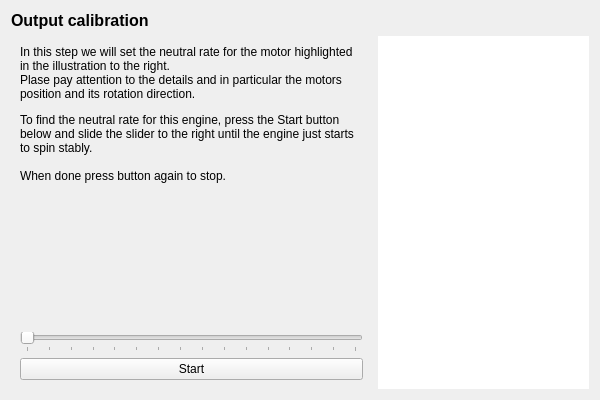
<?xml version="1.0" encoding="UTF-8"?>
<ui version="4.0">
 <class>OutputCalibrationPage</class>
 <widget class="QWizardPage" name="OutputCalibrationPage">
  <property name="geometry">
   <rect>
    <x>0</x>
    <y>0</y>
    <width>600</width>
    <height>400</height>
   </rect>
  </property>
  <property name="windowTitle">
   <string>WizardPage</string>
  </property>
  <layout class="QGridLayout" name="gridLayout">
   <item row="0" column="0">
    <widget class="QLabel" name="label_2">
     <property name="font">
      <font>
       <pointsize>12</pointsize>
       <weight>75</weight>
       <bold>true</bold>
      </font>
     </property>
     <property name="text">
      <string>Output calibration</string>
     </property>
     <property name="alignment">
      <set>Qt::AlignLeading|Qt::AlignLeft|Qt::AlignVCenter</set>
     </property>
    </widget>
   </item>
   <item row="1" column="0">
    <widget class="QStackedWidget" name="calibrationStack">
     <property name="currentIndex">
      <number>1</number>
     </property>
     <widget class="QWidget" name="intro">
      <layout class="QVBoxLayout" name="verticalLayout_3">
       <item>
        <widget class="QLabel" name="label_3">
         <property name="text">
          <string>&lt;!DOCTYPE HTML PUBLIC &quot;-//W3C//DTD HTML 4.0//EN&quot; &quot;http://www.w3.org/TR/REC-html40/strict.dtd&quot;&gt;
&lt;html&gt;&lt;head&gt;&lt;meta name=&quot;qrichtext&quot; content=&quot;1&quot; /&gt;&lt;style type=&quot;text/css&quot;&gt;
p, li { white-space: pre-wrap; }
&lt;/style&gt;&lt;/head&gt;&lt;body style=&quot; font-family:'MS Shell Dlg 2'; font-size:8pt; font-weight:400; font-style:normal;&quot;&gt;
&lt;p style=&quot; margin-top:12px; margin-bottom:12px; margin-left:0px; margin-right:0px; -qt-block-indent:0; text-indent:0px;&quot;&gt;&lt;span style=&quot; font-family:'Lucida Grande'; font-size:10pt;&quot;&gt;It is now time to calibrate the output levels for the signals controlling your vehicle. &lt;/span&gt;&lt;/p&gt;
&lt;p align=&quot;center&quot; style=&quot; margin-top:12px; margin-bottom:12px; margin-left:0px; margin-right:0px; -qt-block-indent:0; text-indent:0px;&quot;&gt;&lt;span style=&quot; font-family:'Lucida Grande'; font-size:10pt; font-weight:600; color:#ff0000;&quot;&gt;VERY IMPORTANT!&lt;/span&gt;&lt;span style=&quot; font-family:'Lucida Grande'; font-size:10pt;&quot;&gt;&lt;br /&gt;&lt;/span&gt;&lt;span style=&quot; font-family:'Lucida Grande'; font-size:10pt; font-weight:600; color:#ff0000;&quot;&gt;REMOVE ALL PROPELLERS FROM THE VEHICLE BEFORE PROCEEDING!&lt;/span&gt;&lt;/p&gt;
&lt;p style=&quot; margin-top:0px; margin-bottom:0px; margin-left:0px; margin-right:0px; -qt-block-indent:0; text-indent:0px;&quot;&gt;&lt;span style=&quot; font-family:'Lucida Grande'; font-size:10pt;&quot;&gt;Connect all components according to the illustration on the summary page, and provide power using an external power supply such as a battery before continuing.&lt;/span&gt;&lt;/p&gt;
&lt;p style=&quot;-qt-paragraph-type:empty; margin-top:0px; margin-bottom:0px; margin-left:0px; margin-right:0px; -qt-block-indent:0; text-indent:0px; font-family:'Lucida Grande'; font-size:10pt;&quot;&gt;&lt;br /&gt;&lt;/p&gt;
&lt;p style=&quot; margin-top:0px; margin-bottom:0px; margin-left:0px; margin-right:0px; -qt-block-indent:0; text-indent:0px;&quot;&gt;&lt;span style=&quot; font-family:'Lucida Grande'; font-size:10pt;&quot;&gt;Depending on what vehicle you have selected, both the motors controlled by ESCs and/or servos controlled directly by the OpenPilot controller may have to be calibrated. The following steps will guide you safely through this process. &lt;/span&gt;&lt;/p&gt;&lt;/body&gt;&lt;/html&gt;</string>
         </property>
         <property name="alignment">
          <set>Qt::AlignLeading|Qt::AlignLeft|Qt::AlignTop</set>
         </property>
         <property name="wordWrap">
          <bool>true</bool>
         </property>
        </widget>
       </item>
      </layout>
     </widget>
     <widget class="QWidget" name="motorNeutral">
      <layout class="QVBoxLayout" name="verticalLayout_4">
       <item>
        <widget class="QLabel" name="label_4">
         <property name="text">
          <string>&lt;html&gt;&lt;head/&gt;&lt;body&gt;&lt;p&gt;In this step we will set the neutral rate for the motor highlighted in the illustration to the right. &lt;br/&gt;Plase pay attention to the details and in particular the motors position and its rotation direction.&lt;/p&gt;&lt;p&gt;To find the neutral rate for this engine, press the Start button below and slide the slider to the right until the engine just starts to spin stably. &lt;br/&gt;&lt;br/&gt;When done press button again to stop.&lt;/p&gt;&lt;/body&gt;&lt;/html&gt;</string>
         </property>
         <property name="alignment">
          <set>Qt::AlignLeading|Qt::AlignLeft|Qt::AlignTop</set>
         </property>
         <property name="wordWrap">
          <bool>true</bool>
         </property>
        </widget>
       </item>
       <item>
        <widget class="QSlider" name="motorNeutralSlider">
         <property name="enabled">
          <bool>false</bool>
         </property>
         <property name="minimum">
          <number>1000</number>
         </property>
         <property name="maximum">
          <number>1300</number>
         </property>
         <property name="singleStep">
          <number>10</number>
         </property>
         <property name="pageStep">
          <number>20</number>
         </property>
         <property name="orientation">
          <enum>Qt::Horizontal</enum>
         </property>
         <property name="invertedAppearance">
          <bool>false</bool>
         </property>
         <property name="tickPosition">
          <enum>QSlider::TicksBelow</enum>
         </property>
         <property name="tickInterval">
          <number>20</number>
         </property>
        </widget>
       </item>
       <item>
        <widget class="QPushButton" name="motorNeutralButton">
         <property name="text">
          <string>Start</string>
         </property>
         <property name="checkable">
          <bool>true</bool>
         </property>
         <property name="checked">
          <bool>false</bool>
         </property>
        </widget>
       </item>
      </layout>
     </widget>
     <widget class="QWidget" name="servoNeutral">
      <layout class="QVBoxLayout" name="verticalLayout_5">
       <item>
        <widget class="QLabel" name="label_6">
         <property name="text">
          <string>&lt;html&gt;&lt;head/&gt;&lt;body&gt;&lt;p&gt;This step calibrates the center position of the servo. To set the center position for this servo, press the Start button below and slide the slider to center the servo. &lt;/p&gt;&lt;p&gt;When done press button again to stop.&lt;/p&gt;&lt;/body&gt;&lt;/html&gt;</string>
         </property>
         <property name="alignment">
          <set>Qt::AlignLeading|Qt::AlignLeft|Qt::AlignTop</set>
         </property>
         <property name="wordWrap">
          <bool>true</bool>
         </property>
        </widget>
       </item>
       <item>
        <widget class="QSlider" name="servoCenterSlider">
         <property name="enabled">
          <bool>false</bool>
         </property>
         <property name="minimum">
          <number>1000</number>
         </property>
         <property name="maximum">
          <number>2000</number>
         </property>
         <property name="singleStep">
          <number>10</number>
         </property>
         <property name="pageStep">
          <number>20</number>
         </property>
         <property name="value">
          <number>1500</number>
         </property>
         <property name="tracking">
          <bool>true</bool>
         </property>
         <property name="orientation">
          <enum>Qt::Horizontal</enum>
         </property>
         <property name="invertedAppearance">
          <bool>false</bool>
         </property>
         <property name="invertedControls">
          <bool>false</bool>
         </property>
         <property name="tickPosition">
          <enum>QSlider::TicksBelow</enum>
         </property>
         <property name="tickInterval">
          <number>40</number>
         </property>
        </widget>
       </item>
       <item>
        <widget class="QPushButton" name="servoCenterButton">
         <property name="text">
          <string>Start</string>
         </property>
         <property name="checkable">
          <bool>true</bool>
         </property>
         <property name="checked">
          <bool>false</bool>
         </property>
        </widget>
       </item>
      </layout>
     </widget>
     <widget class="QWidget" name="servoMinMax">
      <layout class="QVBoxLayout" name="verticalLayout">
       <item>
        <widget class="QLabel" name="label_7">
         <property name="text">
          <string>&lt;html&gt;&lt;head/&gt;&lt;body&gt;&lt;p&gt;To save the servo and other hardware from damage we have to set the max and min angles for the servo. &lt;/p&gt;&lt;p&gt;To set the minimum angle for the servo, press the Start button below and select the top slider and slide it to the left until min angle is reached.&lt;/p&gt;&lt;p&gt;When done press button again to stop.&lt;/p&gt;&lt;/body&gt;&lt;/html&gt;</string>
         </property>
         <property name="alignment">
          <set>Qt::AlignLeading|Qt::AlignLeft|Qt::AlignTop</set>
         </property>
         <property name="wordWrap">
          <bool>true</bool>
         </property>
        </widget>
       </item>
       <item>
        <widget class="QSlider" name="servoMinAngleSlider">
         <property name="enabled">
          <bool>false</bool>
         </property>
         <property name="minimum">
          <number>1000</number>
         </property>
         <property name="maximum">
          <number>1500</number>
         </property>
         <property name="singleStep">
          <number>10</number>
         </property>
         <property name="pageStep">
          <number>20</number>
         </property>
         <property name="value">
          <number>1500</number>
         </property>
         <property name="tracking">
          <bool>true</bool>
         </property>
         <property name="orientation">
          <enum>Qt::Horizontal</enum>
         </property>
         <property name="invertedAppearance">
          <bool>false</bool>
         </property>
         <property name="invertedControls">
          <bool>false</bool>
         </property>
         <property name="tickPosition">
          <enum>QSlider::TicksBelow</enum>
         </property>
         <property name="tickInterval">
          <number>40</number>
         </property>
        </widget>
       </item>
       <item>
        <widget class="QPushButton" name="servoMinAngleButton">
         <property name="text">
          <string>Start</string>
         </property>
         <property name="checkable">
          <bool>true</bool>
         </property>
         <property name="checked">
          <bool>false</bool>
         </property>
        </widget>
       </item>
      </layout>
     </widget>
     <widget class="QWidget" name="page">
      <layout class="QVBoxLayout" name="verticalLayout_2">
       <item>
        <widget class="QLabel" name="label_8">
         <property name="text">
          <string>&lt;html&gt;&lt;head/&gt;&lt;body&gt;&lt;p&gt;To set the maximum angle for the servo, press the Start button below and select the top slider and slide it to the right until max angle is reached.&lt;/p&gt;&lt;p&gt;When done press button again to stop.&lt;/p&gt;&lt;/body&gt;&lt;/html&gt;</string>
         </property>
         <property name="alignment">
          <set>Qt::AlignLeading|Qt::AlignLeft|Qt::AlignTop</set>
         </property>
         <property name="wordWrap">
          <bool>true</bool>
         </property>
        </widget>
       </item>
       <item>
        <widget class="QSlider" name="servoMaxAngleSlider">
         <property name="enabled">
          <bool>false</bool>
         </property>
         <property name="minimum">
          <number>1500</number>
         </property>
         <property name="maximum">
          <number>2000</number>
         </property>
         <property name="singleStep">
          <number>10</number>
         </property>
         <property name="pageStep">
          <number>20</number>
         </property>
         <property name="value">
          <number>1500</number>
         </property>
         <property name="tracking">
          <bool>true</bool>
         </property>
         <property name="orientation">
          <enum>Qt::Horizontal</enum>
         </property>
         <property name="invertedAppearance">
          <bool>false</bool>
         </property>
         <property name="invertedControls">
          <bool>false</bool>
         </property>
         <property name="tickPosition">
          <enum>QSlider::TicksBelow</enum>
         </property>
         <property name="tickInterval">
          <number>40</number>
         </property>
        </widget>
       </item>
       <item>
        <widget class="QPushButton" name="servoMaxAngleButton">
         <property name="text">
          <string>Start</string>
         </property>
         <property name="checkable">
          <bool>true</bool>
         </property>
         <property name="checked">
          <bool>false</bool>
         </property>
        </widget>
       </item>
      </layout>
     </widget>
    </widget>
   </item>
   <item row="1" column="1">
    <widget class="QGraphicsView" name="vehicleView">
     <property name="sizePolicy">
      <sizepolicy hsizetype="Minimum" vsizetype="Minimum">
       <horstretch>0</horstretch>
       <verstretch>0</verstretch>
      </sizepolicy>
     </property>
     <property name="minimumSize">
      <size>
       <width>200</width>
       <height>200</height>
      </size>
     </property>
     <property name="frameShape">
      <enum>QFrame::NoFrame</enum>
     </property>
    </widget>
   </item>
  </layout>
 </widget>
 <resources/>
 <connections>
  <connection>
   <sender>motorNeutralButton</sender>
   <signal>toggled(bool)</signal>
   <receiver>motorNeutralSlider</receiver>
   <slot>setEnabled(bool)</slot>
   <hints>
    <hint type="sourcelabel">
     <x>147</x>
     <y>291</y>
    </hint>
    <hint type="destinationlabel">
     <x>150</x>
     <y>249</y>
    </hint>
   </hints>
  </connection>
  <connection>
   <sender>servoMinAngleButton</sender>
   <signal>toggled(bool)</signal>
   <receiver>servoMinAngleSlider</receiver>
   <slot>setEnabled(bool)</slot>
   <hints>
    <hint type="sourcelabel">
     <x>147</x>
     <y>291</y>
    </hint>
    <hint type="destinationlabel">
     <x>150</x>
     <y>249</y>
    </hint>
   </hints>
  </connection>
  <connection>
   <sender>servoMaxAngleButton</sender>
   <signal>toggled(bool)</signal>
   <receiver>servoMaxAngleSlider</receiver>
   <slot>setEnabled(bool)</slot>
   <hints>
    <hint type="sourcelabel">
     <x>147</x>
     <y>291</y>
    </hint>
    <hint type="destinationlabel">
     <x>150</x>
     <y>249</y>
    </hint>
   </hints>
  </connection>
  <connection>
   <sender>servoCenterButton</sender>
   <signal>toggled(bool)</signal>
   <receiver>servoCenterSlider</receiver>
   <slot>setEnabled(bool)</slot>
   <hints>
    <hint type="sourcelabel">
     <x>147</x>
     <y>291</y>
    </hint>
    <hint type="destinationlabel">
     <x>150</x>
     <y>249</y>
    </hint>
   </hints>
  </connection>
 </connections>
</ui>
